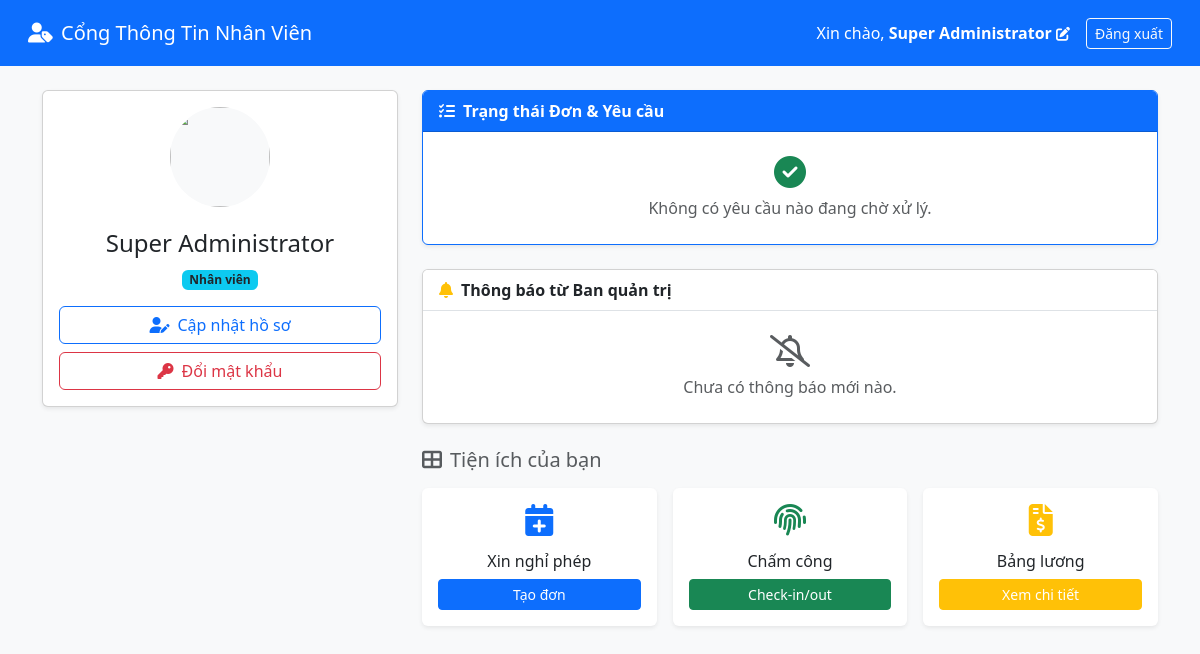
The page /HomePage/user_dashboard.php (signed in) on the database as committed earlier.
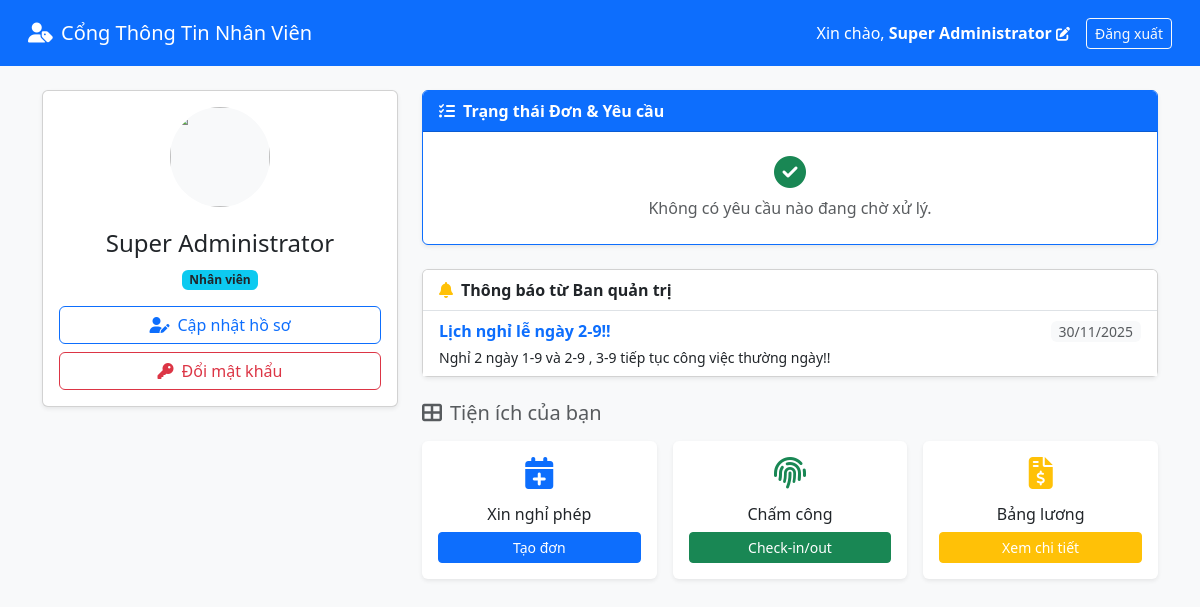
The same page on the database as committed later.
### tables this page shows
CREATE TABLE `notifications` (
  `id` int(11) NOT NULL,
  `title` varchar(255) NOT NULL,
  `content` text NOT NULL,
  `created_at` timestamp NOT NULL DEFAULT current_timestamp()
);

### HomePage/user_dashboard.php (the view, shortened to what the changed rows need)
<?php
require_once 'db_connect.php';
$notif_query = $conn->query("SELECT * FROM notifications ORDER BY created_at DESC LIMIT 3");
?>
<!DOCTYPE html>
<html lang="vi">
<head>
    <link href="https://cdn.jsdelivr.net/npm/bootstrap@5.3.0/dist/css/bootstrap.min.css" rel="stylesheet">
    <link rel="stylesheet" href="https://cdnjs.cloudflare.com/ajax/libs/font-awesome/6.5.1/css/all.min.css">
</head>
<body class="bg-light">
    <div class="container">
        <div class="row">
            <div class="col-md-8">
                <div class="card shadow-sm mb-4">
                    <div class="card-body p-0">
                        <?php if ($notif_query->num_rows > 0): ?>
                            <ul class="list-group list-group-flush">
                                <?php while($note = $notif_query->fetch_assoc()): ?>
                                    <li class="list-group-item">
                                        <div class="d-flex w-100 justify-content-between align-items-center mb-1">
                                            <strong class="text-primary"><?php echo $note['title']; ?></strong>
                                            <small class="text-muted bg-light px-2 rounded">
                                                <?php echo date('d/m/Y', strtotime($note['created_at'])); ?>
                                            </small>
                                        </div>
                                        <p class="mb-0 small text-dark"><?php echo nl2br($note['content']); ?></p>
                                    </li>
                                <?php endwhile; ?>
                            </ul>
                        <?php else: ?>
                            <div class="p-4 text-center text-muted">
                                <i class="far fa-bell-slash fa-2x mb-2"></i><br>
                                Chưa có thông báo mới nào.
                            </div>
                        <?php endif; ?>
                    </div>
                </div>
            </div>
        </div>
    </div>
</body>
</html>

Rows that differ between the two databases and show on the page:
added notifications: title "Lịch nghỉ lễ ngày 2-9!!", created_at "30/11/2025", content "Nghỉ 2 ngày 1-9 và 2-9 , 3-9 tiếp tục công việc thường ngày!!"
Other text that changed with them:
text no longer shown: "Chưa có thông báo mới nào."
